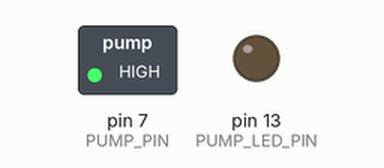
A sketch run on a simulated Arduino Uno, built with avr-gcc and run on an emulated ATmega328P. Parts: switched loads named in the sketch (green lamp = pin HIGH), output pins drawn as LEDs (lit = HIGH).

Above: at 10.1 s.
At 120.1 s:
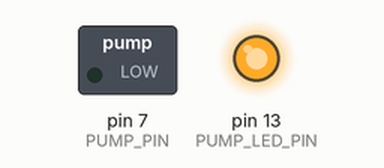
Timing chart, 0 to 121.6 s (numbered marks = the images above):
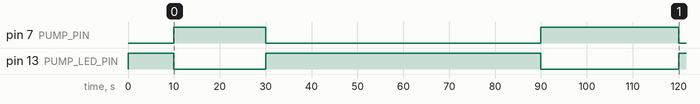

Measured:
- by itself, pin 7 (PUMP_PIN): HIGH → LOW at 30.0 s, → HIGH 60.0 s later, → LOW 30.0 s later
- by itself, pin 13 (PUMP_LED_PIN): HIGH → LOW at 10.0 s, → HIGH 20.0 s later, → LOW 60.0 s later, → HIGH 30.0 s later

The sketch:

main.ino
```cpp
#include <Arduino.h>
#include "WaterPump.h"
#include "Scheduler.h"

/*
 * Constants
 */
const int PUMP_PIN = 7;                       // Pin to which the pump is connected
const int PUMP_LED_PIN = 13;                   // Pin to which the pump LED is connected
const unsigned long PUMP_ON_DURATION = 60000;   // Duration for which the pump should be on
const unsigned long PUMP_OFF_INTERVAL = 30000; // Interval between pump on/off cycles

/*
 * Global objects
 */
WaterPump waterPump(PUMP_PIN);                                       // Create a WaterPump object
Scheduler scheduler(waterPump, PUMP_ON_DURATION, PUMP_OFF_INTERVAL); // Create a Scheduler object

/*
 * Setup function
 */
void setup()
{

  // Initialize the pump and pump LED pins
  pinMode(PUMP_LED_PIN, OUTPUT);

  // Turn on pump for 10 seconds for testing
  waterPump.turnOn();
  digitalWrite(PUMP_LED_PIN, HIGH);
  delay(10000);
  waterPump.turnOff();
  digitalWrite(PUMP_LED_PIN, LOW);
}

/*
 * Loop function
 */
void loop()
{
  /*
   * Run the scheduler to control the pump
   */
  scheduler.run();

  /*
   * Update the pump LED based on the pump state
   */
  if (waterPump.isRunning())
  {
    digitalWrite(PUMP_LED_PIN, HIGH);
  }
  else
  {
    digitalWrite(PUMP_LED_PIN, LOW);
  }
  delay(1000);
}
```

Scheduler.cpp
```cpp
#include "Scheduler.h"

Scheduler::Scheduler(WaterPump& pump, unsigned long pumpOnDuration, unsigned long pumpOffInterval)
    : pump(pump), pumpOnDuration(pumpOnDuration), pumpOffInterval(pumpOffInterval), lastRunTime(0), pumpState(false) {}

void Scheduler::run() {
  unsigned long currentTime = millis();

  if (pumpState && currentTime - lastRunTime >= pumpOnDuration) {
      pump.turnOff();
      pumpState = false;
      lastRunTime = currentTime;
  } else if (!pumpState && currentTime - lastRunTime >= pumpOffInterval) {
      pump.turnOn();
      pumpState = true;
      lastRunTime = currentTime;
  }
}
```

Scheduler.h
```cpp
#ifndef SCHEDULER_H
#define SCHEDULER_H

#include "WaterPump.h"

class Scheduler {
private:
  WaterPump& pump;
  unsigned long lastRunTime;
  unsigned long pumpOnDuration;
  unsigned long pumpOffInterval;
  bool pumpState;

public:
  Scheduler(WaterPump& pump, unsigned long pumpOnDuration, unsigned long pumpOffInterval);
  void run();
};

#endif
```

WaterPump.cpp
```cpp
#include "WaterPump.h"

WaterPump::WaterPump(int pin) : pin(pin), isOn(false) {
  pinMode(pin, OUTPUT);
}

void WaterPump::turnOn() {
  digitalWrite(pin, LOW);
  isOn = true;
}

void WaterPump::turnOff() {
  digitalWrite(pin, HIGH);
  isOn = false;
}

bool WaterPump::isRunning() {
  return isOn;
}
```

WaterPump.h
```cpp
#ifndef WATERPUMP_H
#define WATERPUMP_H

#include <Arduino.h>

class WaterPump {
private:
  const int pin;
  bool isOn;

public:
  WaterPump(int pin);
  void turnOn();
  void turnOff();
  bool isRunning();
};

#endif
```
